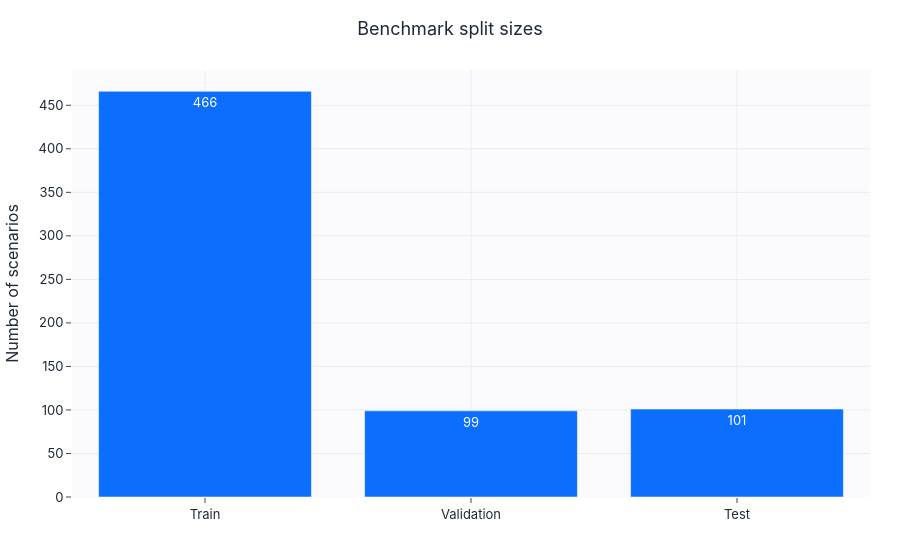

Notebook cell for this chart:
### Markdown cell above
## Размеры выборок

### Code cell
sizes = pd.DataFrame({"Split": ["Train", "Validation", "Test"],
    "Size": [len(train_abs), len(val_abs), len(test_abs)],
    "Fraction": [round(len(train_abs)/len(bench_idx), 3), round(len(val_abs)/len(bench_idx), 3),
                 round(len(test_abs)/len(bench_idx), 3)]})
display(sizes)
bar(sizes["Split"], sizes["Size"], title="Benchmark split sizes", ylabel="Number of scenarios",
    text_fmt=".0f", color="#0b6efd", save=SAVE_FIGS, fig_id="1_4_split_sizes").show()

### Figure 1 — Plotly figure (JSON) as saved in the notebook; plotly's stock layout.template omitted (floating-point values rounded to 4 significant figures)
{"data": [{"marker": {"color": "#0b6efd"}, "text": ["466", "99", "101"], "textposition": "auto", "type": "bar", "x": ["Train", "Validation", "Test"], "y": [466.0, 99.0, 101.0]}], "layout": {"title": {"text": "Benchmark split sizes"}, "xaxis": {"title": {"text": ""}}, "yaxis": {"title": {"text": "Number of scenarios"}}}}
